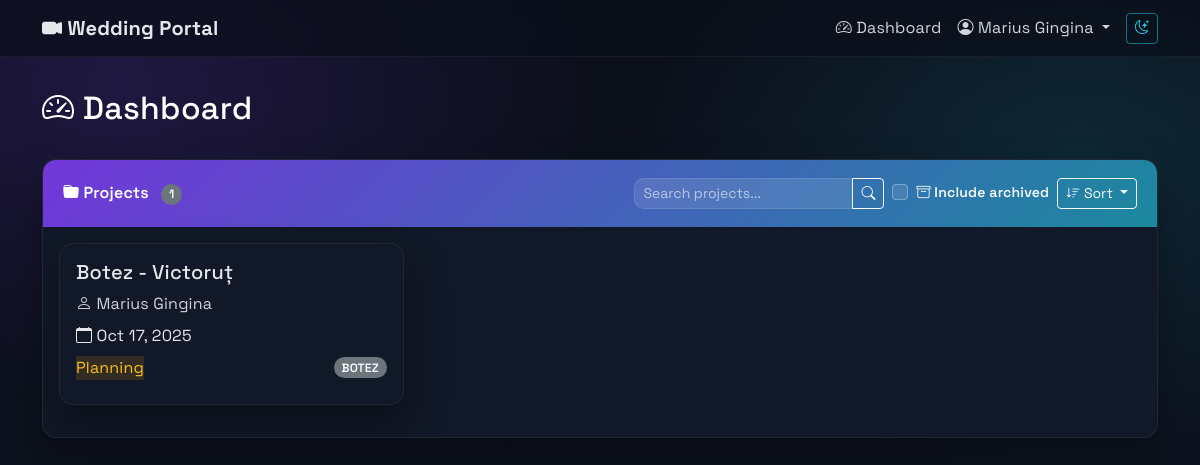
Before: /dashboard/ (signed in) with the older database file.
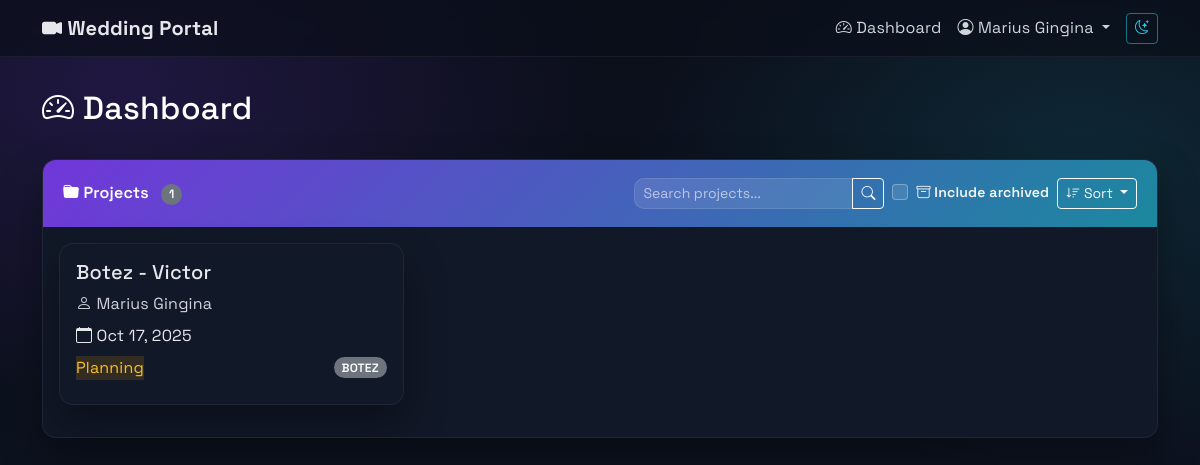
After: the same page with the newer database file.
### projects/models.py (models this page shows, shortened)
class Project(models.Model):
    PROJECT_TYPE_CHOICES = [
        ('NUNTA', 'Nunta'),
        ('BOTEZ', 'Botez'),
        ('ALTELE', 'Altele'),
    ]
    STATUS_CHOICES = [
        ('Not Started', 'Not Started'),
        ('Planning', 'Planning'),
        ('Filming', 'Filming'),
        ('Editing', 'Editing'),
        ('Completed', 'Completed'),
    ]
    EDIT_STATUS_CHOICES = [
        ('Not Started', 'Not Started'),
        ('Pending', 'Pending'),
        ('In Progress', 'In Progress'),
        ('Review', 'Review'),
        ('Completed', 'Completed'),
    ]
    name = models.CharField(max_length=255)
    slug = models.SlugField(max_length=255, unique=True, blank=True, null=True)
    user = models.ForeignKey(User, on_delete=models.CASCADE, related_name='projects')
    client_name = models.CharField(max_length=255, blank=True, null=True)
    client_email = models.EmailField(blank=True, null=True)
    status = models.CharField(max_length=50, choices=STATUS_CHOICES, default='Not Started')
    edit_status = models.CharField(max_length=50, choices=EDIT_STATUS_CHOICES, default='Not Started')
    editing_progress = models.IntegerField(default=0, help_text="Editing progress percentage (0-100)")
    notes = models.TextField(blank=True, null=True)
    is_archived = models.BooleanField(default=False)
    event_date = models.DateTimeField()
    type = models.CharField(max_length=10, choices=PROJECT_TYPE_CHOICES)
    title_video = models.CharField(max_length=255, blank=True, null=True)
    city = models.CharField(max_length=100, blank=True, null=True)
    civil_union_details = models.TextField(blank=True, null=True)
    prep = models.TextField(blank=True, null=True)
    church = models.TextField(blank=True, null=True)
    session = models.TextField(blank=True, null=True)
    restaurant = models.TextField(blank=True, null=True)
    details_extra = models.TextField(blank=True, null=True)
    editing_preferences = models.TextField(blank=True, null=True)
    main_details = models.TextField(blank=True, null=True, help_text="Main event details")
    PACKAGE_TYPE_CHOICES = [
        ('Clasic', 'Clasic'),
        ('Highlights', 'Highlights'),
        ('Duo', 'Duo'),
        ('Cinema', 'Cinema'),
        ('Creative', 'Creative'),
        ('Botez', 'Botez'),
        ('Custom', 'Custom'),
    ]
    MOVIE_DURATION_CHOICES = [
        ('30min', '30 min'),
        ('1h', '1 h'),
        ('1h30min', '1h30min'),
        ('2h-3h', '2h-3h'),
        ('3h-4h', '3h-4h'),
        ('Other', 'Other'),
    ]
    package_type = models.CharField(max_length=20, choices=PACKAGE_TYPE_CHOICES, blank=True, null=True)
    package_4k = models.BooleanField(default=True)
    package_fullhd = models.BooleanField(default=False)
    package_cameras = models.IntegerField(default=1, choices=[(1, '1'), (2, '2'), (3, '3')])
    montage_highlights = models.BooleanField(default=False)
    montage_movie = models.BooleanField(default=False)
    montage_movie_duration = models.CharField(max_length=20, choices=MOVIE_DURATION_CHOICES, blank=True, null=True)
    montage_movie_other = models.CharField(max_length=100, blank=True, null=True)
    montage_bonus_primary = models.BooleanField(default=False)
    montage_bonus_full = models.BooleanField(default=False)
    montage_cinema_duration = models.CharField(max_length=20, choices=[('1h', '1 hour'), ('1h30min', '1h30min')], default='1h30min', blank=True, null=True)
    equipment_audio_recorder = models.BooleanField(default=False)
    equipment_stabilizer = models.BooleanField(default=False)
    equipment_external_light = models.BooleanField(default=False)
    team_videographer = models.IntegerField(default=1)
    team_operator = models.IntegerField(default=0)
    team_assistant = models.IntegerField(default=0)
    delivery_online = models.BooleanField(default=True)
    delivery_usb = models.BooleanField(default=False)
    event_presence = models.TextField(blank=True, null=True)
    filming_details = models.TextField(blank=True, null=True, help_text="Details for the filming team")
    ceremony_field_order = models.JSONField(
        default=dict,
        blank=True,
        help_text="Custom order for ceremony detail fields"
    )
    admin_notified_of_changes = models.BooleanField(default=False)
    last_admin_notification_date = models.DateTimeField(blank=True, null=True)
    last_client_notification_date = models.DateTimeField(blank=True, null=True)
    has_unsent_changes = models.BooleanField(default=False)
    created_at = models.DateTimeField(auto_now_add=True)
    updated_at = models.DateTimeField(auto_now=True)
    class Meta:
        ordering = ['-created_at']

class User(AbstractUser):
    ROLE_CHOICES = [
        ('ADMIN', 'Admin'),
        ('CLIENT', 'Client'),
    ]
    role = models.CharField(max_length=10, choices=ROLE_CHOICES, default='CLIENT')
    username = models.CharField(max_length=150, blank=True, null=True, unique=False)
    email = models.EmailField(unique=True)
    USERNAME_FIELD = 'email'
    REQUIRED_FIELDS = ['first_name']  # Remove username from required fields
    objects = CustomUserManager()
    def is_admin(self):
        return self.role == 'ADMIN'

### projects/views.py (the view, shortened to what this page needs)
# urls.py: path('dashboard/', views.dashboard, name='dashboard'),
@login_required
def dashboard(request):
    user = request.user
    search_query = request.GET.get('search', '')
    sort_by = request.GET.get('sort', 'newest')  # Default sort by newest first
    include_archived = request.GET.get('include_archived', '') == 'on'
    valid_sorts = {
        'name': 'name',
        '-name': '-name',
        'date': 'event_date',
        '-date': '-event_date',
        'status': 'status',
        '-status': '-status',
        'client': 'client_name',
        '-client': '-client_name',
        'newest': '-id',
        'oldest': 'id'
    }
    sort_field = valid_sorts.get(sort_by, '-id')
    if user.is_admin():
        if include_archived:
            projects = Project.objects.all()  # Include both archived and active
        else:
            projects = Project.objects.filter(is_archived=False)
        pending_modifications = ProjectModification.objects.filter(status='PENDING')
        if search_query:
            projects = projects.filter(
                Q(name__icontains=search_query) |
                Q(client_name__icontains=search_query) |
                Q(user__username__icontains=search_query) |
                Q(user__first_name__icontains=search_query) |
                Q(user__last_name__icontains=search_query) |
                Q(status__icontains=search_query) |
                Q(type__icontains=search_query)
            )
        projects = projects.order_by(sort_field)
        context = {
            'projects': projects,
            'pending_modifications': pending_modifications,
            'is_admin': True,
            'search_query': search_query,
            'current_sort': sort_by,
            'include_archived': include_archived,
        }
    else:
        if include_archived:
            projects = Project.objects.filter(user=user)  # Include both archived and active
        else:
            projects = Project.objects.filter(user=user, is_archived=False)
        projects = projects.order_by(sort_field)
        context = {
            'projects': projects,
            'is_admin': False,
            'search_query': search_query,
            'current_sort': sort_by,
            'include_archived': include_archived,
        }
    return render(request, 'dashboard.html', context)

### templates/dashboard.html (shortened to what this page needs)
{% extends 'base.html' %}
{% block content %}
<div class="row mb-4">
    <div class="col">
        <h2 class="text-white">
            <i class="bi bi-speedometer2"></i> Dashboard
        </h2>
    </div>
</div>
<div class="card">
    <div class="card-header d-flex justify-content-between align-items-center">
        <div>
            <i class="bi bi-folder-fill"></i> Projects
            {% if projects %}
                <span class="badge bg-secondary ms-2">{{ projects|length }}</span>
            {% endif %}
        </div>
        <div class="d-flex gap-2 align-items-center">
            <div class="input-group" style="width: 250px;">
                <input type="text" class="form-control form-control-sm" id="projectSearch"
                       placeholder="Search projects..." value="{{ search_query }}"
                       style="background-color: rgba(255,255,255,0.1); border-color: rgba(255,255,255,0.2); color: white;">
                <button class="btn btn-outline-light btn-sm" type="button" id="searchButton">
                    <i class="bi bi-search"></i>
                </button>
            </div>
            <div class="form-check" style="min-width: 140px;">
                <input class="form-check-input" type="checkbox" id="includeArchived"
                       style="background-color: rgba(255,255,255,0.1); border-color: rgba(255,255,255,0.3);">
                <label class="form-check-label text-light small" for="includeArchived">
                    <i class="bi bi-archive"></i> Include archived
                </label>
            </div>
            <div class="dropdown">
                <button class="btn btn-outline-light btn-sm dropdown-toggle" type="button"
                        id="sortDropdown" data-bs-toggle="dropdown" aria-expanded="false">
                    <i class="bi bi-sort-down"></i> Sort
                </button>
            </div>
        </div>
    </div>
    <div class="card-body">
        {% if projects %}
        <div class="row">
            {% for project in projects %}
            <div class="col-md-6 col-lg-4 mb-3">
                <div class="card project-card position-relative" style="cursor: pointer;" data-project-url="{% url 'project_detail' project.slug %}">
                    <div class="card-body">
                        <h5 class="card-title">{{ project.name }}</h5>
                        <p class="text-muted mb-2">
                            <i class="bi bi-person"></i> {{ project.client_name|default:project.user.get_full_name|default:project.user.username }}
                        </p>
                        <p class="mb-2">
                            <i class="bi bi-calendar"></i> {{ project.event_date|date:"M d, Y" }}
                        </p>
                        <div class="d-flex justify-content-between align-items-center">
                            <span class="status-badge status-{{ project.status|lower|cut:" " }}">
                                {{ project.status }}
                            </span>
                            <span class="badge bg-secondary">
                                {{ project.type }}
                            </span>
                        </div>
                    </div>
                </div>
            </div>
            {% endfor %}
        </div>
        {% endif %}
    </div>
</div>
{% endblock %}

Changed rows visible on the page:
changed Project "Planning": name "Botez - Victoruț" → "Botez - Victor"
